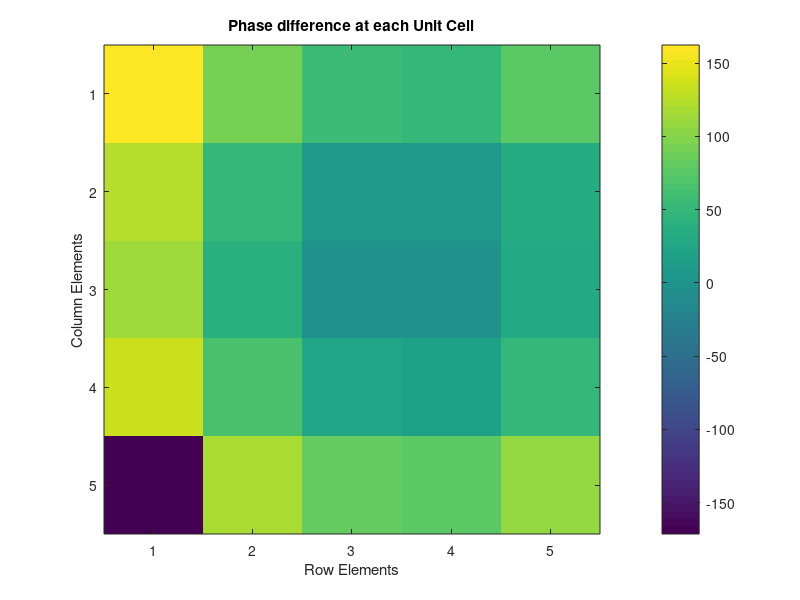
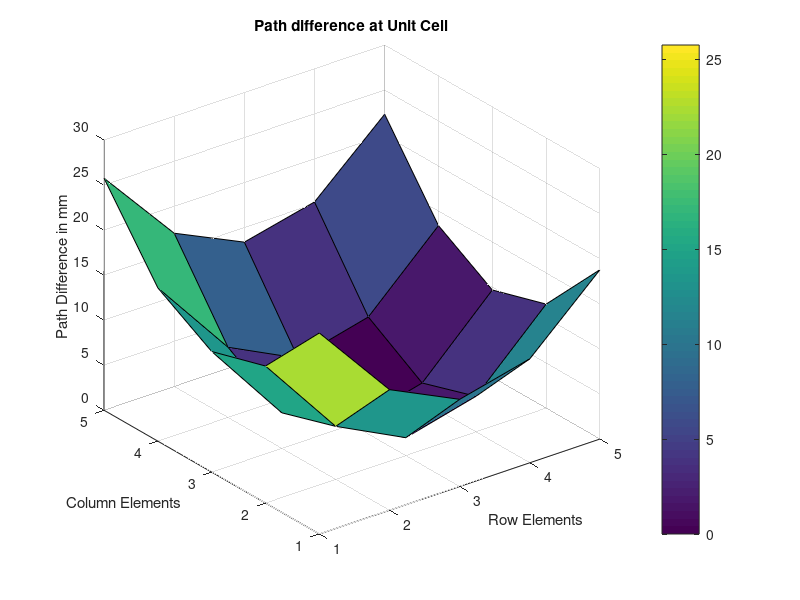

Source code (MATLAB) for these figures, in order:
close all;
clc;
disp('PHASE CORRECTION IN DIRECT-FED REFLECTARRAY ANTENNA ');
frequency=input('Enter the Desired Frequency:(in Giga Hertz)  ');
c=3*10^8;
lambda=c/(frequency*10^9);
disp(lambda);

rel_permitivity=input('Enter the value of Relative Permitivity  ');
 
wavelength_guided=lambda/sqrt(rel_permitivity);
patch_size=0.5*lambda*1000;
row=input('Enter the no. of ROWs of array elements  ');
column=input('Enter the no. of COLUMNs of array elements ');
focalpt=row*patch_size;
disp('Focal point is ');
disp(focalpt);
disp('Generating phase shift of Array Elements as Zeros  ');
A=zeros(row,column);
disp(A);
psx= zeros(row,column);
psy=zeros(row,column);
check = mod(row,2);
if check == 0
    centerx=floor(row/2);
else
    centerx = floor(row/2)+1;
end
 
if check == 0
    centery=floor(column/2);
else
    centery=floor(column/2)+1;
end
 
posx(centerx,centerx) = 0;
%posx(:,centerx)=0;
posy(centery,centery) = 0;
        disp('PSX  w.r.t CENTRE ROW');
        val=0;
        for x=centery+1:column
        val=val+patch_size;
            for y=1:row
            psx(y,x)=val;
            end
        end
        val=0;
        for x=centery-1:-1:1
            val=val+patch_size;
            for y=1:row
                psx(y,x)=(-val);
            end
        end
 
        val=0;
 
        disp(psx);
        disp('PSY  w.r.t CENTRE COLUMN');
 
        for i=centerx-1:-1:1
        val=val+patch_size;
            for j=1:column
            psy(i,j)=val;
            end
        end
        val=0;
        i=centerx;
        for i=centerx+1:row
        val=val+patch_size;
            for j=1:column
            psy(i,j)=(-val);
            end
        end
        val=0;
 
        disp(psy);
dz = focalpt;
dy = input('Enter the angle of offset beam(Elevation) : ');
theta=dy;
if dy~=0
    theta = theta*pi/180;
    disp(theta);
    dx = input ('Enter the angle of offset beam (Azimuth ');
    azimuth=dx;
    azimuth=azimuth*pi/180;
    disp(azimuth);
else if dy == 0
        dx = input ('Enter the angle of offset beam (Azimuth : ');
        azimuth=dx;
    if dx~=0
        azimuth=azimuth*pi/180;
    else
        azimuth =0;
    end
    end
end
 
distance_feed=sqrt((((psx(centerx,centery)-dx)^2)+((psy(centerx,centery)-dy)^2)+((-dz)^2)));
 %dist0=sqrt((((posx(centerx,centery)-d0x)^2)+((posy(centerx,centery)-d0y)^2)+((-d0z)^2)));
%disp('Distance between Centre and Feed Element '+distance_feed);
phase_difference=zeros(row,column);
distance_ele=zeros(row,column);
path_difference=zeros(row,column);
angul_wave_no=2*pi/lambda;
disp(angul_wave_no);
 disp('distance_feed');
 disp(distance_feed);
for i=1:1:row
    for j=1:1:column
        distance_ele(i,j)=(sqrt((((psx(i,j)-dx)^2)+((psy(i,j)-dy)^2)+((dz)^2))));
        %dist(i,j)=(sqrt((((posx(i,j)-d0x)^2)+((posy(i,j)-d0y)^2)+((d0z)^2))));
        phase_difference(i,j)=( angul_wave_no*((distance_ele(i,j)*(1e-3))-sin(theta)*(1e-3)*((psx(i,j)*cos(azimuth))+(psy(i,j)*sin(azimuth)))))*180/pi;
        
        
         %phi(i,j)=pk*((dist(i,j).*1e-3)-sin(theta)*(1e-3)*((posx(i,j)*cos(azimuth))+(posy(i,j)*sin(azimuth))))*180/pi;
             if phase_difference (i,j)>360
                
                 reminder = rem(phase_difference(i,j),360);
                 integer = (phase_difference(i,j)-reminder)/360;
                 phase_difference(i,j)= phase_difference(i,j)-integer*360;
                 
             end
             path_difference(i,j) = distance_ele(i,j)- distance_feed;
    end
end
 disp('path_difference:');
 disp(path_difference);
disp('Amount of Phase Shift required at each element');
phasecorrected=phase_difference-phase_difference(centerx,centery);
disp(phasecorrected);

 %The elements that are not considered are eliminated.
figure;
 
imagesc(phasecorrected);
colorbar;
title('Phase difference at each Unit Cell');
xlabel('Row Elements');
ylabel('Column Elements');
zlabel('Phase Difference in degree');
figure;
surf(path_difference);
colorbar;
title('Path difference at Unit Cell');
xlabel('Row Elements');
ylabel('Column Elements');
zlabel('Path Difference in mm');
